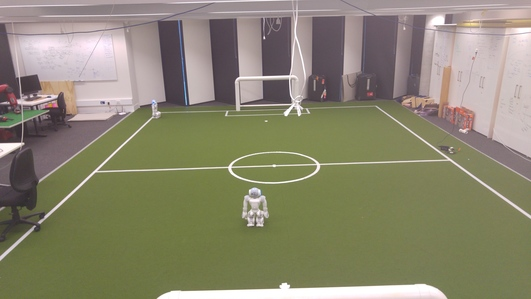
#> input picture field_image.resized.jpg, 531 x 299 px, found by its file name
$ python Black_and_white.py
#> lines starting #> are read from the running program, lines starting #| are printed output that depends on the picture; after the words box and inside, x2 and y2 are one past the last pixel; in counts of white or black regions, pixels touching at a corner belong together
import cv2
import numpy as np
import sys
import math

def nothing(*arg):
        pass

#fn = '/home/vctr/Downloads/Sudoku.jpg'
fn = '/home/vctr/Downloads/field_image.resized.jpg'
src = cv2.imread(fn)
#> src is the input picture: shape (299, 531, 3); mean B, G, R 111.4, 134.5, 138.1

cv2.namedWindow('test')
cv2.createTrackbar('thresh', 'test', 100, 255, nothing)

while True:
	gray = cv2.cvtColor(src, cv2.COLOR_BGR2GRAY)
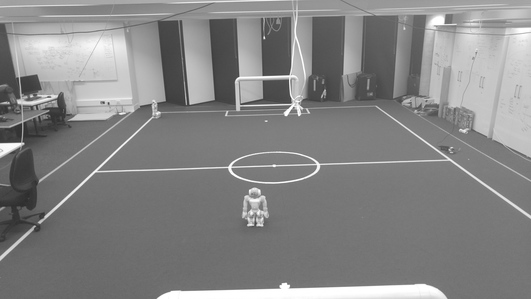
#> gray: shape (299, 531); min 43, max 255, mean 133
	thresh = cv2.getTrackbarPos('thresh', 'test')
	ret,thresh1 = cv2.threshold(gray,thresh,255,cv2.THRESH_BINARY | cv2.THRESH_OTSU)
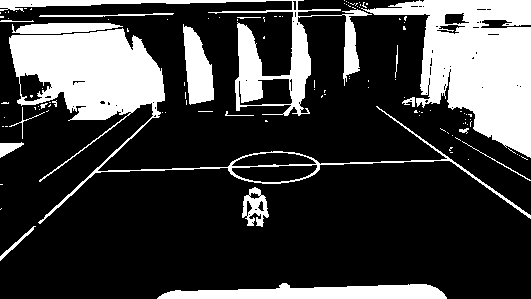
#> thresh1: shape (299, 531); 24.5% white; 116 white regions (97 under 20 px), largest, box (x1, y1, x2, y2) and area: (361, 0, 531, 158) 13435, (9, 28, 531, 224) 12086, (0, 0, 372, 116) 5704
#> ret = 153
	cv2.imshow('test', thresh1)
	ch = cv2.waitKey(5) & 0xFF
#> (key Esc is pressed here)
	if ch == 27:
		break
